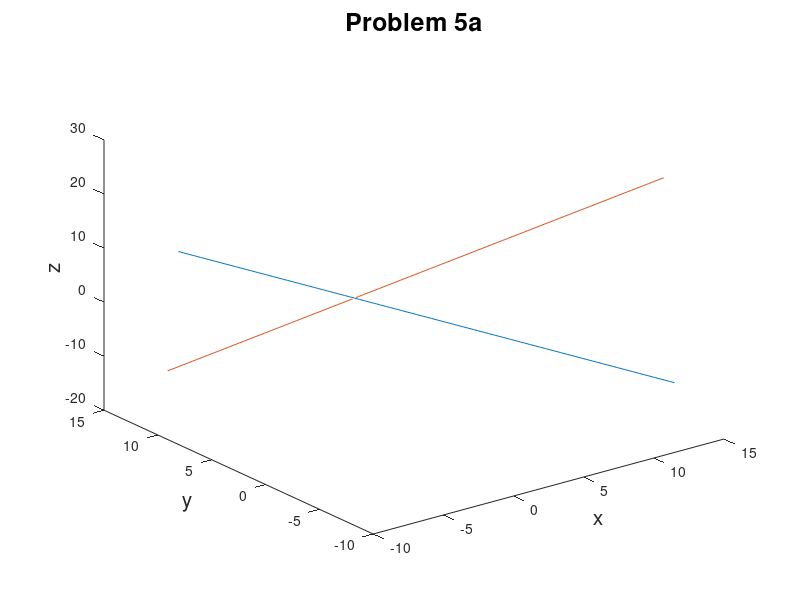

MATLAB code for this plot:
% ----------------------------------------------------
% Problem 6 - Compute area of parallelpiped
% ----------------------------------------------------
u = [1,2,-1];
v = [2,1,3];
w = [1,-1,2];
area = norm(cross(u,v))*norm(w);
sprintf('Area of Parallelpiped is %f',area)

% ----------------------------------------------------
% Problem 11 - Plot lines L and M
% ----------------------------------------------------
t = -10:.1:10;
s = -10:.1:10;
L = [3-t;2+t;t];
M = [3+s;3-s;2*s+7];
figure;
plot3(L(1,:),L(2,:),L(3,:)); hold on;
plot3(M(1,:),M(2,:),M(3,:));
title('Problem 5a','Fontsize',18);xlabel('x','Fontsize',15);
ylabel('y','Fontsize',15);zlabel('z','Fontsize',15);
